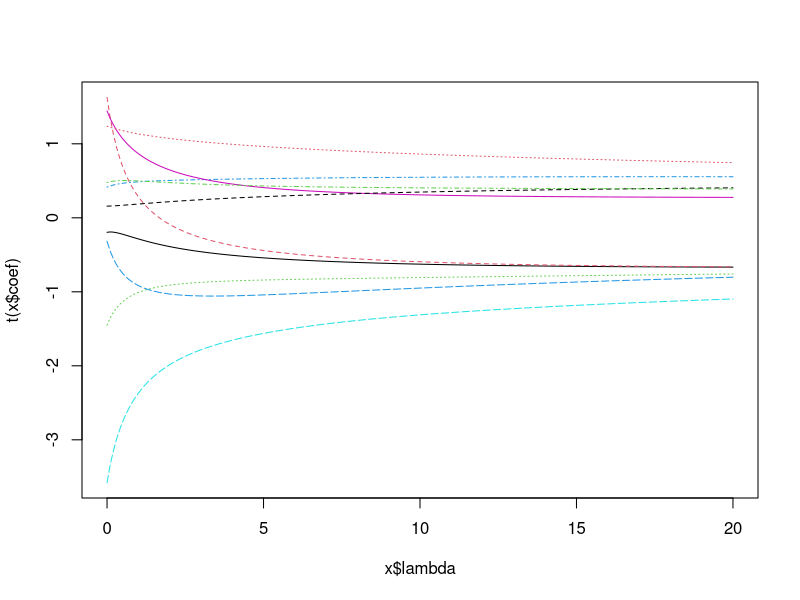
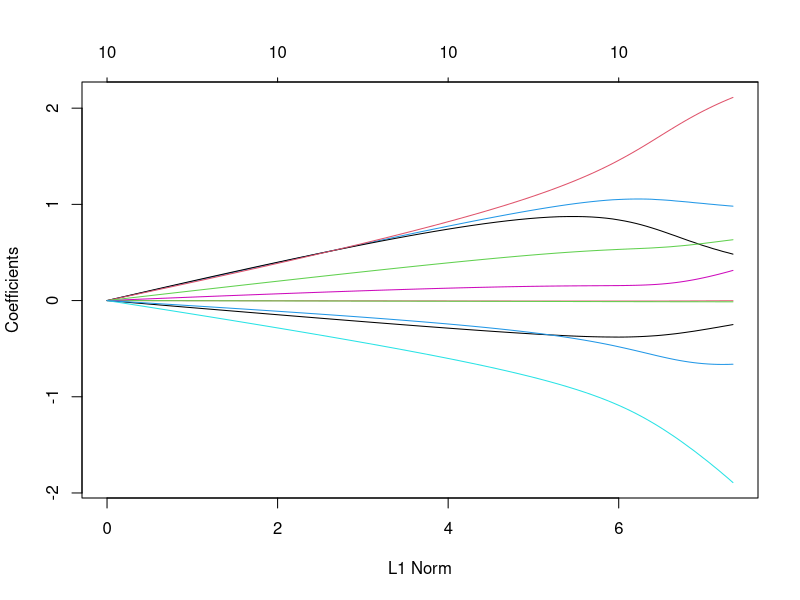
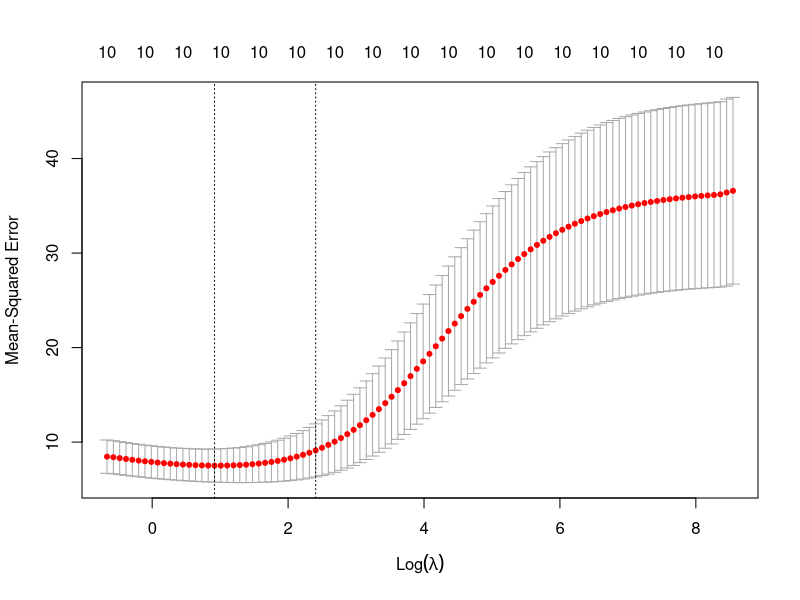
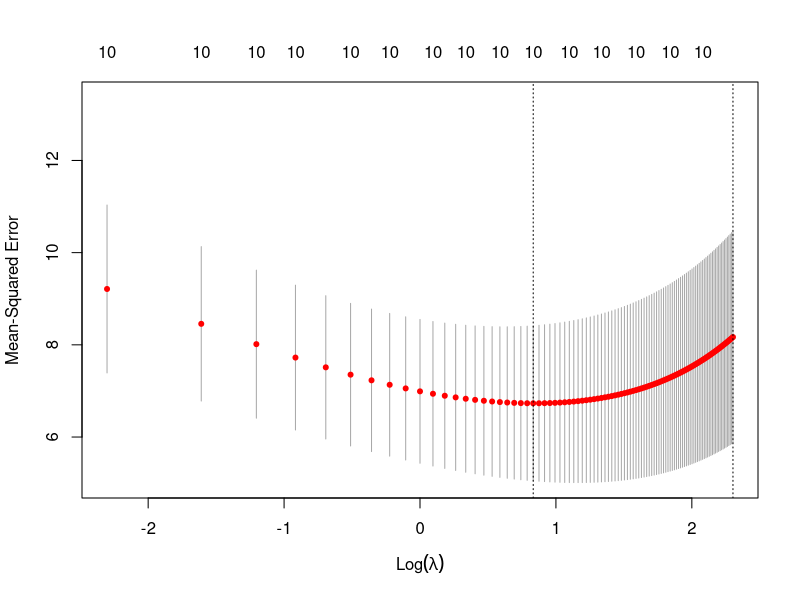
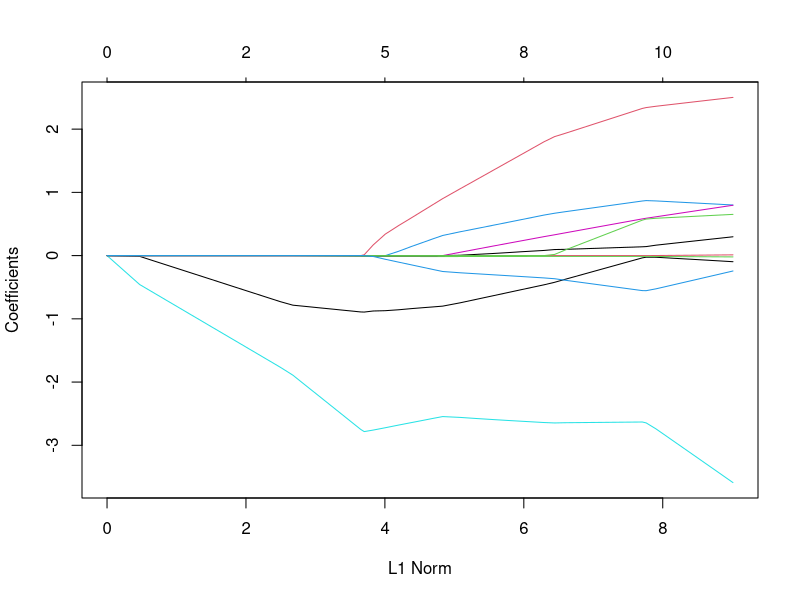
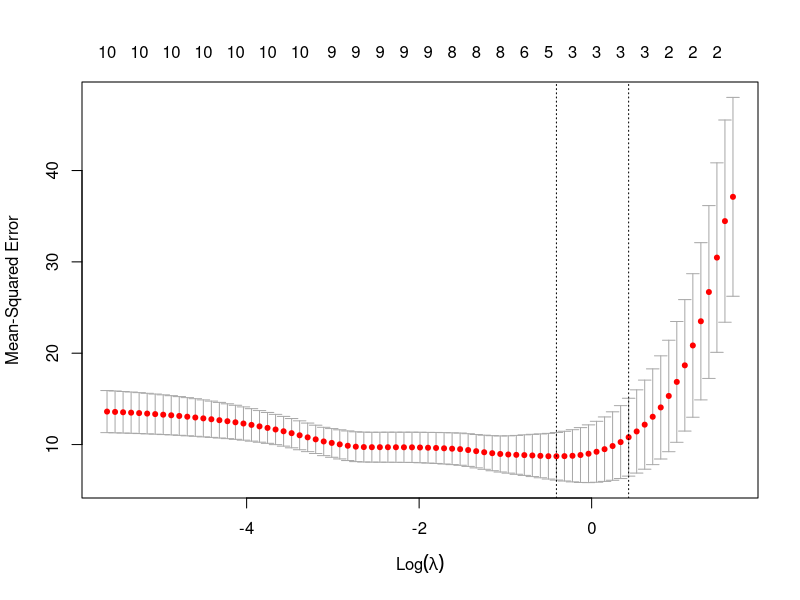

Write the R code that produced these figures, in order. (Note: this script raises an error after producing the figures.)

# Load libraries, get data & set seed for reproducibility ---------------------
library(glmnet)  # for ridge & lasso regression
library(MASS)    # for a simpler ridge regression function

set.seed(3915)    # seef for reproducibility
data("mtcars")
head(mtcars)

# First, we will try the lm.ridge function, it takes a series
# of lambdas to try.  It uses a method called generalized cross 
# validation and also gives a couple of other estimates for the 
# best lambda
lambdas_to_try = seq(0, 20, .1)
fitRidge = lm.ridge(mpg ~ ., mtcars, lambda=lambdas_to_try)
print(fitRidge)
select(fitRidge)   # The GCV selects quite a large lambda
plot(fitRidge)     # But the HKB and L-W estimators are a lot smaller
                   # Again, consensus is good, but here we have a large
                   # Disagreement.  Let's see what the HKB estimator gives

fitRidge = lm.ridge(mpg ~ ., mtcars, lambda=c(2.58))
print(fitRidge)

# Unfortunately, lm.ridge does not have a corresponding "predict" 
# 
# To predict with an lm.ridge model, we need to manually apply it
# this can be done with matrix multiplication if we bind a column 
# of ones!
# 
# We have to take the parameter of interest (mpg) off to do it!
y.pred = as.matrix(cbind(const=1,mtcars[, -1])) %*% coef(fitRidge)
head(y.pred)
head(mtcars$mpg)

# We can then calculate an rmse very easily
rmseRidge = sqrt(mean((y.pred - mtcars$mpg)^2))
rmseRidge

#################################################################
# The glmnet function in the glmnet package has a more complete
# set of features, and allows us to explore more options and even
# to combine ridge and lasso techniques
#################################################################

# First, to use glmnet, we must convert the data to matrices.
# Unfortunately, glmnet does not use the more familiar syntax 
# from lm.  We make a set of X variables by removing the parameter
# of interest "mpg", and we create the y varaible by pulling just
# the mpg variable
X = as.matrix(mtcars[, -1])
y = as.matrix(mtcars[, 1])
head(X)
head(y)

# The glmnet function comes in two versions, the first
# allows us to explore the range of lambdas and their 
# effects on the models.  The one thing that is confusing
# about this function is that 
ridgeFit = glmnet(X, y, alpha=0)
print(ridgeFit)
plot(ridgeFit)   # This plot shows the shrinkage with respect to
                 # The overall size of the coefficients.  
                 # They all shrink to 0 but they don't
                 # do so uniformly.  You will also notice 
                 # That some increase in value before falling
                 # off to 0.  That often indicates a helpful
                 # lambda level.  Unfortunately, the plot doesn't
                 # Show the values of lambda

# The glmnet package also has generally more helpful function
# that uses k-fold cross validation to choose the best lambda
#
# We can give it a set of lambdas but the function 
# does pretty well at figuring out the range to test
# on its own.
ridge_cv = cv.glmnet(X, y, alpha = 0, nfolds = 10)
ridge_cv$lambda.min   # Very close to the one we selected earlier

# Plot cross-validation error vs. lambda
plot(ridge_cv)

# Now, predict with it 
predCVRidge = predict(ridge_cv, X, s="lambda.min")
rmseCVRidge = sqrt(mean((predCVRidge - y)^2))
rmseCVRidge

# If you want to specify a list of lambdas, you can do it 
# with
lambdas_to_try = seq(0, 10, .1)
ridge_cv = cv.glmnet(X, y, alpha = 0, lambda = lambdas_to_try, nfolds = 10)
ridge_cv$lambda.min
plot(ridge_cv)


#################################################################
# Now, let's look at lasso. The nice thing is that the alpha 
# parameter allows us to select and even blend between ridge
# and lasso.  Alpha = 1 gives us LASSO
#################################################################

lassoFit = glmnet(X, y, alpha=1)
print(lassoFit)
plot(lassoFit)   # You will notice the difference here in the 
                 # Plot is that many of the coefficients get set
                 # set exactly to zero ... i.e. it selects them out

lasso_cv = cv.glmnet(X, y, alpha = 1, nfolds = 10)
lasso_cv$lambda.min

# Plot cross-validation error vs. lambda
plot(lasso_cv)

predCVLasso = predict(lasso_cv, X, s="lambda.min")
rmseCVLasso = sqrt(mean((predCVLasso - y)^2))

rmseCVLasso
rmseCVRidge
rmse






